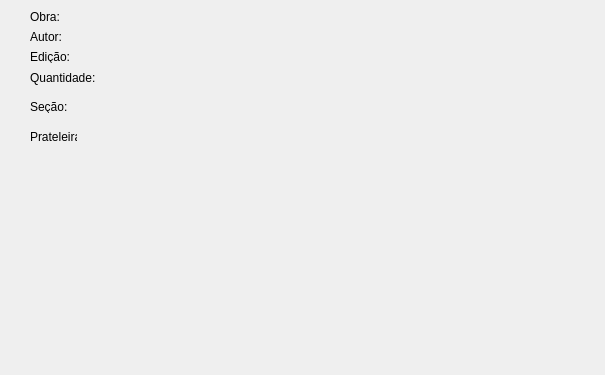
<?xml version="1.0" encoding="UTF-8"?>
<ui version="4.0">
 <class>addwindow</class>
 <widget class="QDialog" name="addwindow">
  <property name="geometry">
   <rect>
    <x>0</x>
    <y>0</y>
    <width>605</width>
    <height>375</height>
   </rect>
  </property>
  <property name="windowTitle">
   <string>Dialog</string>
  </property>
  <widget class="QLabel" name="label">
   <property name="geometry">
    <rect>
     <x>30</x>
     <y>10</y>
     <width>47</width>
     <height>13</height>
    </rect>
   </property>
   <property name="text">
    <string>Obra: </string>
   </property>
  </widget>
  <widget class="QLabel" name="label_2">
   <property name="geometry">
    <rect>
     <x>30</x>
     <y>30</y>
     <width>47</width>
     <height>13</height>
    </rect>
   </property>
   <property name="text">
    <string>Autor:</string>
   </property>
  </widget>
  <widget class="QLabel" name="label_3">
   <property name="geometry">
    <rect>
     <x>30</x>
     <y>50</y>
     <width>47</width>
     <height>13</height>
    </rect>
   </property>
   <property name="text">
    <string>Edição: </string>
   </property>
  </widget>
  <widget class="QLabel" name="label_4">
   <property name="geometry">
    <rect>
     <x>30</x>
     <y>70</y>
     <width>81</width>
     <height>16</height>
    </rect>
   </property>
   <property name="text">
    <string>Quantidade:</string>
   </property>
  </widget>
  <widget class="QLabel" name="label_5">
   <property name="geometry">
    <rect>
     <x>30</x>
     <y>100</y>
     <width>47</width>
     <height>13</height>
    </rect>
   </property>
   <property name="text">
    <string>Seção:</string>
   </property>
  </widget>
  <widget class="QLabel" name="label_6">
   <property name="geometry">
    <rect>
     <x>30</x>
     <y>130</y>
     <width>47</width>
     <height>13</height>
    </rect>
   </property>
   <property name="text">
    <string>Prateleira:</string>
   </property>
  </widget>
 </widget>
 <resources/>
 <connections/>
</ui>
